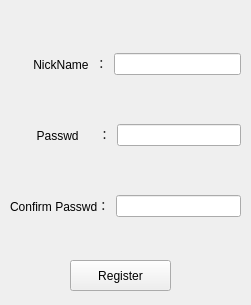
<?xml version="1.0" encoding="UTF-8"?>
<ui version="4.0">
 <class>RegisterWidget</class>
 <widget class="QWidget" name="RegisterWidget">
  <property name="geometry">
   <rect>
    <x>0</x>
    <y>0</y>
    <width>251</width>
    <height>305</height>
   </rect>
  </property>
  <property name="windowTitle">
   <string>Form</string>
  </property>
  <widget class="QPushButton" name="RegisterButton">
   <property name="geometry">
    <rect>
     <x>70</x>
     <y>260</y>
     <width>101</width>
     <height>31</height>
    </rect>
   </property>
   <property name="text">
    <string>Register</string>
   </property>
  </widget>
  <widget class="QWidget" name="layoutWidget">
   <property name="geometry">
    <rect>
     <x>10</x>
     <y>10</y>
     <width>231</width>
     <height>251</height>
    </rect>
   </property>
   <layout class="QVBoxLayout" name="verticalLayout">
    <item>
     <layout class="QHBoxLayout" name="horizontalLayout_2">
      <item>
       <widget class="QLabel" name="UsrNickNameLabel">
        <property name="text">
         <string>       NickName  ：</string>
        </property>
       </widget>
      </item>
      <item>
       <widget class="QLineEdit" name="UsrNickNameLineEdit"/>
      </item>
     </layout>
    </item>
    <item>
     <layout class="QHBoxLayout" name="horizontalLayout_3">
      <item>
       <widget class="QLabel" name="PasswdLabel">
        <property name="text">
         <string>        Passwd      ：</string>
        </property>
       </widget>
      </item>
      <item>
       <widget class="QLineEdit" name="PasswdLineEdit"/>
      </item>
     </layout>
    </item>
    <item>
     <layout class="QHBoxLayout" name="horizontalLayout_4">
      <item>
       <widget class="QLabel" name="CheckPasswdLabel">
        <property name="text">
         <string>Confirm Passwd：</string>
        </property>
       </widget>
      </item>
      <item>
       <widget class="QLineEdit" name="CheckPasswdLineEdit"/>
      </item>
     </layout>
    </item>
   </layout>
  </widget>
 </widget>
 <resources/>
 <connections/>
</ui>
